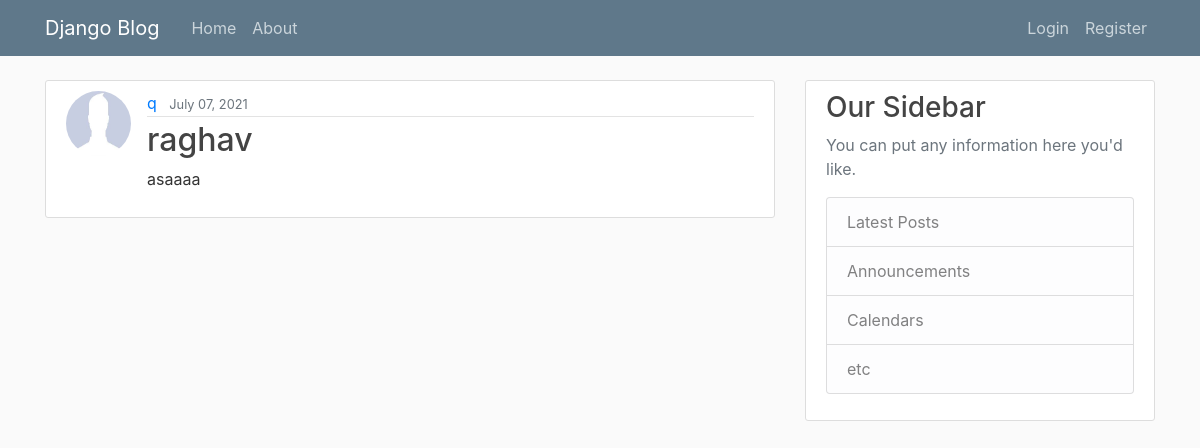
Page /post/7 on the committed database.
### blog/models.py (models this page shows, shortened)
class Post(models.Model):
    title = models.CharField(max_length=100)
    content = models.TextField()
    date_posted = models.DateTimeField(default=timezone.now)
    author = models.ForeignKey(User,on_delete=models.CASCADE,default='q')

### Users/models.py (models this page shows, shortened)
class Profile(models.Model):
    user = models.OneToOneField(User,on_delete=models.CASCADE)
    image = models.ImageField(default = 'default.jpeg',upload_to='profile_pics')

### blog/views.py (the view)
# urls.py: path('post/<int:pk>',PostDetailView.as_view(),name="post-detail"),
class PostDetailView(DetailView):
    model = Post
    template_name='blog/post_detail.html'

### blog/templates/blog/post_detail.html (shortened to what this page needs)
{% extends "blog/base.html" %}
{% block content %}
  <article class="media content-section">
    <img class="rounded-circle article-img" src="{{ object.author.profile.image.url }}">
    <div class="media-body">
      <div class="article-metadata">
        <a class="mr-2" href="#">{{ object.author }}</a>
        <small class="text-muted">{{ object.date_posted|date:"F d, Y" }}</small>
      </div>
      <h2 class="article-title">{{ object.title }}</h2>
      <p class="article-content">{{ object.content }}</p>
    </div>
  </article>
{% endblock content %}

### blog/static/blog/main.css (style rules this page uses)
body { background: #fafafa; color: #333333; margin-top: 5rem; }
h1, h2, h3, h4, h5, h6 { color: #444444; }
.content-section { background: #ffffff; padding: 10px 20px; border: 1px solid #dddddd; border-radius: 3px; margin-bottom: 20px; }
.article-title { color: #444444; }
.article-content { white-space: pre-line; }
.article-img { height: 65px; width: 65px; margin-right: 16px; }
.article-metadata { padding-bottom: 1px; margin-bottom: 4px; border-bottom: 1px solid #e3e3e3 }

### rows in the picture
Post: author.profile.image (placeholder picture), author "q", date_posted "July 07, 2021", title "raghav", content "asaaaa"
